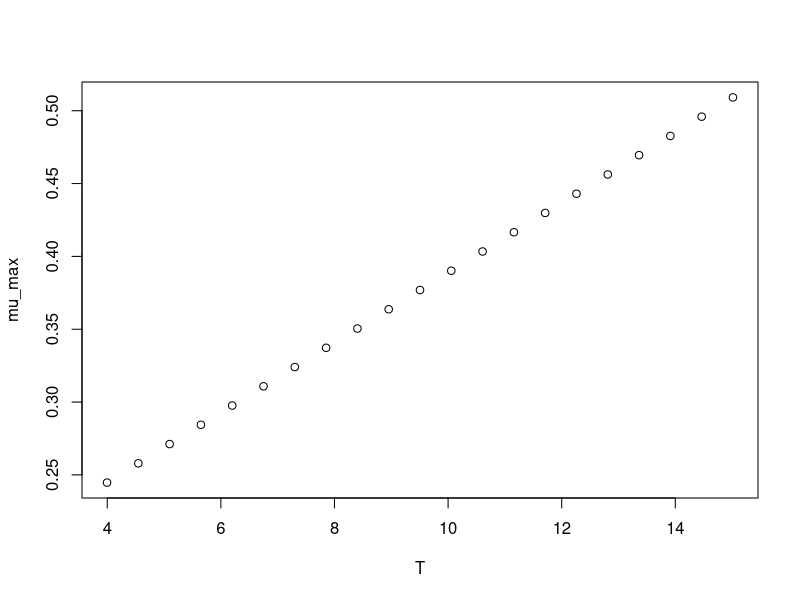

Reproduce this figure in R.
#############################
# start of Parameter script
#############################
T <- seq(3.996003996004,15.015,length.out=21)
#############################
# end of Parameter script
#############################
############################# 
# start of Model script Gropin ID 1321 
#############################
 
# constant coefficients for this model
 
variables <- data.frame(T)
argumentsPar <- expand.grid(variables)
 
# heart of the model
response_surface <- function(T) {
   mumax <-0.024*(T+6.2)

return(mumax=mumax)
} 

# output parameters
mumax <- cbind(argumentsPar,response_surface(argumentsPar['T']))
colnames(mumax) <- c(colnames(argumentsPar),'mumax')
#############################
# End of Model script
#############################
############################# 
# start of Visualisation script Gropin ID 1321 
#############################
plot(T,mumax$mumax,
                          xlab='T',
                          ylab='mu_max')
#############################
# End of Visualisation script
#############################
